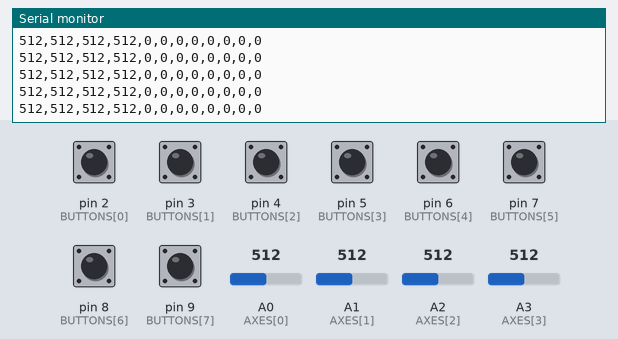
A sketch run on a simulated Arduino Uno, built with avr-gcc and run on an emulated ATmega328P. Shown: the last lines printed to the serial monitor. The inputs (shaded band) are chosen by the test bench; at power-on: pin 2 (BUTTONS[0]), pin 3 (BUTTONS[1]), pin 4 (BUTTONS[2]), pin 5 (BUTTONS[3]), pin 6 (BUTTONS[4]), pin 7 (BUTTONS[5]), pin 8 (BUTTONS[6]), pin 9 (BUTTONS[7]) HIGH, A0 (AXES[0]) = 512, A1 (AXES[1]) = 512, A2 (AXES[2]) = 512, A3 (AXES[3]) = 512.

Above: at 7.2 s.
7.3 s: A0 (AXES[0]) set to 109
At 8.0 s:
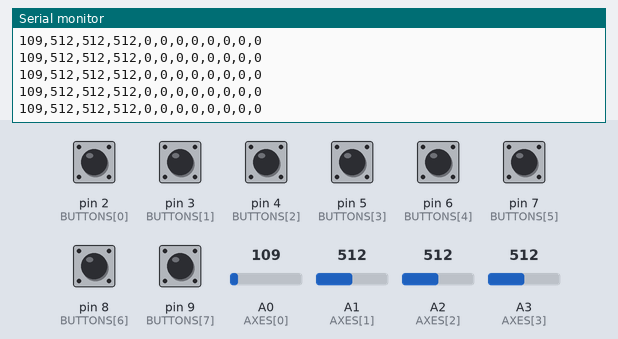
10.3 s: A0 (AXES[0]) set to 93
At 11.3 s:
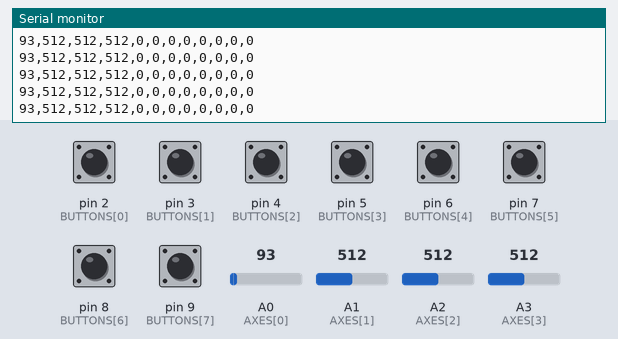
Timing chart, 0 to 13.3 s (numbered marks = the images above; inputs shaded):
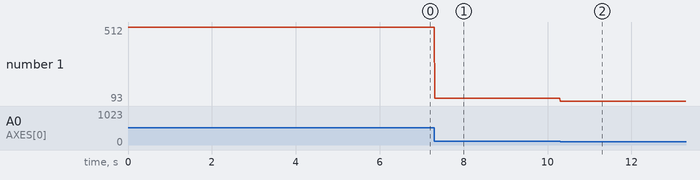

The sketch:

vault_pad.ino
```cpp
// VAULT RUNNER pad - Arduino UNO with two analog thumbsticks (KY-023 / PS2-style modules)
//
// Wiring (both modules: +5V -> 5V, GND -> GND)
//   Left stick : VRx -> A0   VRy -> A1   SW -> D2
//   Right stick: VRx -> A2   VRy -> A3   SW -> D3
//   Optional extra push buttons, each between the pin and GND:
//   D4 torch   D5 map   D6 sneak   D7 jump   D8 pause   D9 level view
//
// Output, 100 lines per second at 115200 baud:
//   lx,ly,rx,ry,b0,b1,b2,b3,b4,b5,b6,b7      (axes 0-1023, buttons 1 = pressed)
// The game finds the COM port and centres the sticks by itself.

const byte AXES[4] = {A0, A1, A2, A3};
const byte BUTTONS[8] = {2, 3, 4, 5, 6, 7, 8, 9};

void setup() {
  Serial.begin(115200);
  for (byte i = 0; i < 8; i++) pinMode(BUTTONS[i], INPUT_PULLUP);
}

void loop() {
  for (byte i = 0; i < 4; i++) {
    Serial.print(analogRead(AXES[i]));
    Serial.print(',');
  }
  for (byte i = 0; i < 8; i++) {
    Serial.print(digitalRead(BUTTONS[i]) == LOW ? 1 : 0);
    Serial.print(i < 7 ? ',' : '\n');
  }
  delay(10);
}
```

Measured:
- after the input at 7.3 s, the serial monitor: prints a new line at once (image 1)
- after the input at 10.3 s, the serial monitor: prints a new line at once (image 2)
- plotted number 1: 512 → 109 after the input at 7.3 s, 109 → 93 after the input at 10.3 s
